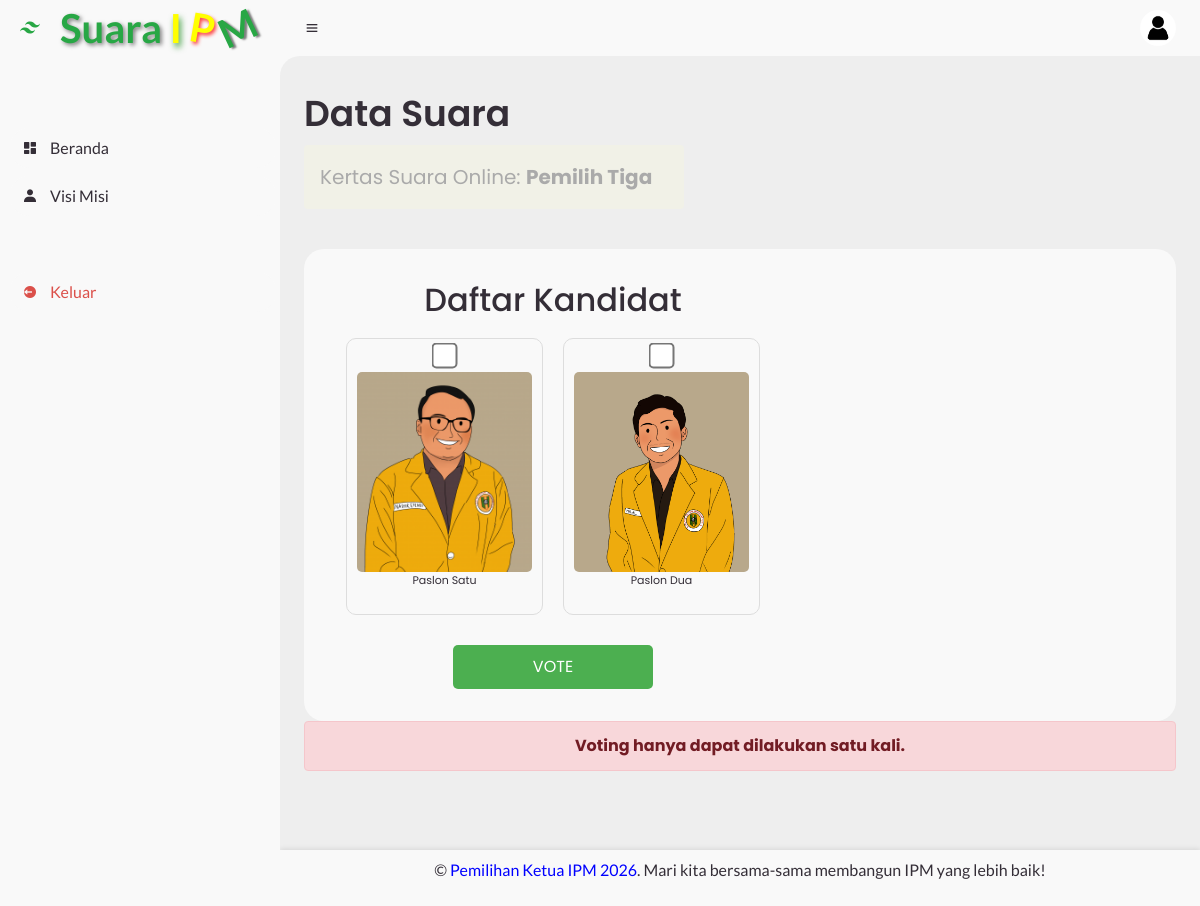
The app's page /sistem1/pages/vote.php (signed in) with its own data.
### tables this page shows
CREATE TABLE tbl_kandidat (
  id INT AUTO_INCREMENT PRIMARY KEY,
  no_urut INT NOT NULL,
  nm_paslon VARCHAR(150) NOT NULL,
  gambar1 VARCHAR(255) DEFAULT NULL,
  visi TEXT,
  misi TEXT
);

### model/query.php (called while the page is built, shortened)
<?php
function db_jalankan($sql, $tipe = '', $param = [])
{
    global $koneksi;
    $stmt = mysqli_prepare($koneksi, $sql);
    mysqli_stmt_execute($stmt);
    return $stmt;
}
function db_semua($sql, $tipe = '', $param = [])
{
    $stmt = db_jalankan($sql, $tipe, $param);
    $hasil = mysqli_stmt_get_result($stmt);
    $baris = $hasil ? mysqli_fetch_all($hasil, MYSQLI_ASSOC) : [];
    return $baris;
}
function db_satu($sql, $tipe = '', $param = [])
{
    $baris = db_semua($sql, $tipe, $param);
    return $baris[0] ?? null;
}
function ambilPengaturan()
{
    return db_satu("SELECT * FROM pengaturan LIMIT 1");
}
function ambilSemuaPaslon($urutkan = true)
{
    return db_semua("SELECT * FROM tbl_kandidat" . ($urutkan ? " ORDER BY no_urut ASC" : ""));
}

### sistem1/pages/vote.php (the view, shortened to what this page needs)
<?php
include '../../koneksi.php';
require_once '../../model/query.php';
$pengaturan = ambilPengaturan();
?>
<!DOCTYPE html>
<html lang="en">
<head>
  <link href="../assets/css/font-awesome.css" rel="stylesheet">
  <link rel="stylesheet" href="https://cdn.jsdelivr.net/npm/boxicons@2.1.0/css/boxicons.min.css">
  <link href="https://stackpath.bootstrapcdn.com/bootstrap/4.5.2/css/bootstrap.min.css" rel="stylesheet">
  <link href="../assets/css/style.css" rel="stylesheet">
    <link rel="stylesheet" href="../../assets/css/components/footer.css">
</head>
<body>
  <?php include "../view/header.php"; ?>
  <section id="content">
    <nav>
      <i class='bx bx-menu'></i> <a class="nav-link" href="#"></a>
       <a class="profile" href="#"><img src="../assets/img/logo.png"></a>
    </nav>
    <div id="page-wrapper">
      <main>
        <div class="head-title">
          <div class="left">
            <h1>Data Suara</h1>
            <ul class="breadcrumb">
              <li>
                <a class="navbar-brand" href="#">Kertas Suara Online: <b><?php echo $_SESSION['nama']; ?></b></a>
              </li>
            </ul>
          </div>
        </div>
        <div id="page-inner">
          <div class="table-data">
            <div class="order">
                    <div class="container">
                      <form method="post" action="">
                        <div class="row justify-content-center">
                          <div class="col-md-12">
                            <h2 class="text-center">Daftar Kandidat</h2>
                            <div class="candidates-row">
                              <?php
                                foreach(ambilSemuaPaslon() as $d){
                               ?>
                              <div class="candidate-card">
                                <input style="transform: scale(2);" type="checkbox" name="checkbox[]" onchange="check();" value="<?php echo $d['no_urut']; ?>">
                                <img style="width: 175px; height:200px;" src="<?php echo "../foto/".$d['gambar1']; ?>" onclick="toggleCheckbox(this);">
                                <p style="font-size: 11px; text-align: center;"><?php echo $d['nm_paslon']; ?></p>
                              </div>
                              <?php } ?>
                            </div>
                          </div>
                        </div>
                          <div class="navigation-container">
                                <center>
                                  <?php
                                  $sekarang = date('Y-m-d H:i:s');
                                  $mulai = $pengaturan['mulai'];
                                  $selesai = $pengaturan['selesai'];
                                  if ($sekarang >= $selesai){
                                      echo"
                                          <br><h2 style='color:red;align:center;padding: 10px; border-radius: 15px; width: 100%;'><strong>- waktu pemilihan sudah ditutup -</strong></h2>";
                                  }
                                  elseif ($sekarang >= $mulai){
                                      echo"<button type='submit' name='vote' id='vote' >VOTE</button>";
                                  }
                                  else{
                                      echo"
                                          <br><h2 style='color:red;align:center;padding: 10px; border-radius: 15px; width: 100%;'><strong>- belum saatnya pemilihan -</strong></h2>";
                                  }
                                  ?>
                                </center>
                                </div>
                      </form>
                </div>
              </div>
            </div>
          </div>
          <div class="row">
            <div class="col-lg-12">
              <div class="alert alert-danger text-center">
                <strong>Voting hanya dapat dilakukan satu kali.</strong>
              </div>
            </div>
          </div>
        </div>
       <?php include '../view/footer.php'; ?>
  </section>
</body>
</html>

### sistem1/assets/css/style.css (style rules this page uses)
* { margin: 0; padding: 0; box-sizing: border-box; }
a { text-decoration: none; }
li { list-style: none; }
:root { --poppins: "Poppins", sans-serif; --lato: "Lato", sans-serif; --green: #28a745; --light-green: #c3e6cb; --light: #f9f9f9; --blue: #3c91e6; --light-blue: #cfe8ff; --grey: #eee; --dark-grey: #aaaaaa; --dark: #342e37; --red: #db504a; --yellow: rgba( 255, 206, 38, 0.1 ); --light-yellow: rgba( 255, 255, 204, 0.1 ); --light-orange: #ffe0d3; }
html { overflow-x: hidden; }
body { background: var(--grey); overflow-x: hidden; }
#content { position: relative; width: calc(100% - 280px); left: 280px; transition: width 0.3s ease; }
#content nav { height: 56px; background: var(--light); padding: 0 24px; display: flex; align-items: center; grid-gap: 24px; font-family: var(--lato); position: sticky; top: 0; left: 0; z-index: 1000; }
#content nav::before { content: ""; position: absolute; width: 40px; height: 40px; bottom: -40px; left: 0; border-radius: 50%; box-shadow: -20px -20px 0 var(--light); }
#content nav a { color: var(--dark); }
#content nav .bx.bx-menu { cursor: pointer; color: var(--dark); }
#content nav .nav-link { font-size: 16px; transition: width 0.3s ease; }
#content nav .profile img { width: 36px; height: 36px; object-fit: cover; border-radius: 50%; }
#content main { width: 100%; padding: 36px 24px; font-family: var(--poppins); max-height: calc(100vh - 56px); overflow-y: auto; }
#content main .head-title { display: flex; align-items: center; justify-content: space-between; grid-gap: 16px; flex-wrap: wrap; }
#content main .head-title .left h1 { font-size: 36px; font-weight: 600; margin-bottom: 10px; color: var(--dark); }
#content main .head-title .left .breadcrumb { display: flex; align-items: center; grid-gap: 16px; background: rgba(255, 255, 204, 0.2); }
#content main .head-title .left .breadcrumb li { color: var(--dark); }
#content main .head-title .left .breadcrumb li a { color: var(--dark-grey); pointer-events: none; }
#content main .table-data { display: flex; flex-wrap: wrap; grid-gap: 24px; margin-top: 24px; width: 100%; color: var(--dark); }
#content main .table-data > div { border-radius: 20px; background: var(--light); padding: 24px; overflow-x: auto; }
#content main .table-data .order { flex-grow: 1; flex-basis: 500px; }

### sistem1/pages/vote.php (style rules this page uses)
:root { --poppins: "Poppins", sans-serif; --lato: "Lato", sans-serif; --light: #f9f9f9; --blue: #3c91e6; --light-blue: #cfe8ff; --grey: #eee; --dark-grey: #aaaaaa; --dark: #342e37; --red: #db504a; --yellow: #ffce26; --light-yellow: #fff2c6; --orange: #fd7238; --light-orange: #ffe0d3; }
.navigation-container { display: flex; justify-content: center; margin-top: 20px; }
.navigation-container button { padding: 10px 20px; font-size: 16px; border-radius: 5px; background-color: #4CAF50; color: #fff; border: none; width: 200px; }
.container { display: flex; align-items: center; padding: 8px; border-radius: 4px; }
.candidate-card img { width: 175px; height: 200px; object-fit: cover; border-radius: 5px; }
input[type="checkbox"] { transform: scale(1.5); margin-bottom: 10px; }
.candidates-row { display: flex; flex-wrap: wrap; justify-content: center; }
.candidates-row .candidate-card { flex: 1 1 calc(33.333% - 20px); box-sizing: border-box; }
.candidate-card { display: flex; flex-direction: column; align-items: center; padding: 10px; margin: 10px; border: 1px solid #ddd; border-radius: 10px; transition: box-shadow 0.3s; }

### sistem1/view/header.php (style rules this page uses)
:root { --poppins: "Poppins", sans-serif; --lato: "Lato", sans-serif; --light: #f9f9f9; --green: #28a745; --light-green: #c3e6cb; --grey: #eee; --dark-grey: #aaaaaa; --dark: #342e37; --red: #db504a; --yellow: #ffce26; --light-yellow: #fff2c6; --orange: #fd7238; --light-orange: #ffe0d3; }

### records on screen
tbl_kandidat: gambar1 (picture), nm_paslon "Paslon Satu"
tbl_kandidat: gambar1 (picture), nm_paslon "Paslon Dua"

### other values on screen
$_SESSION['nama'] "Pemilih Tiga"
